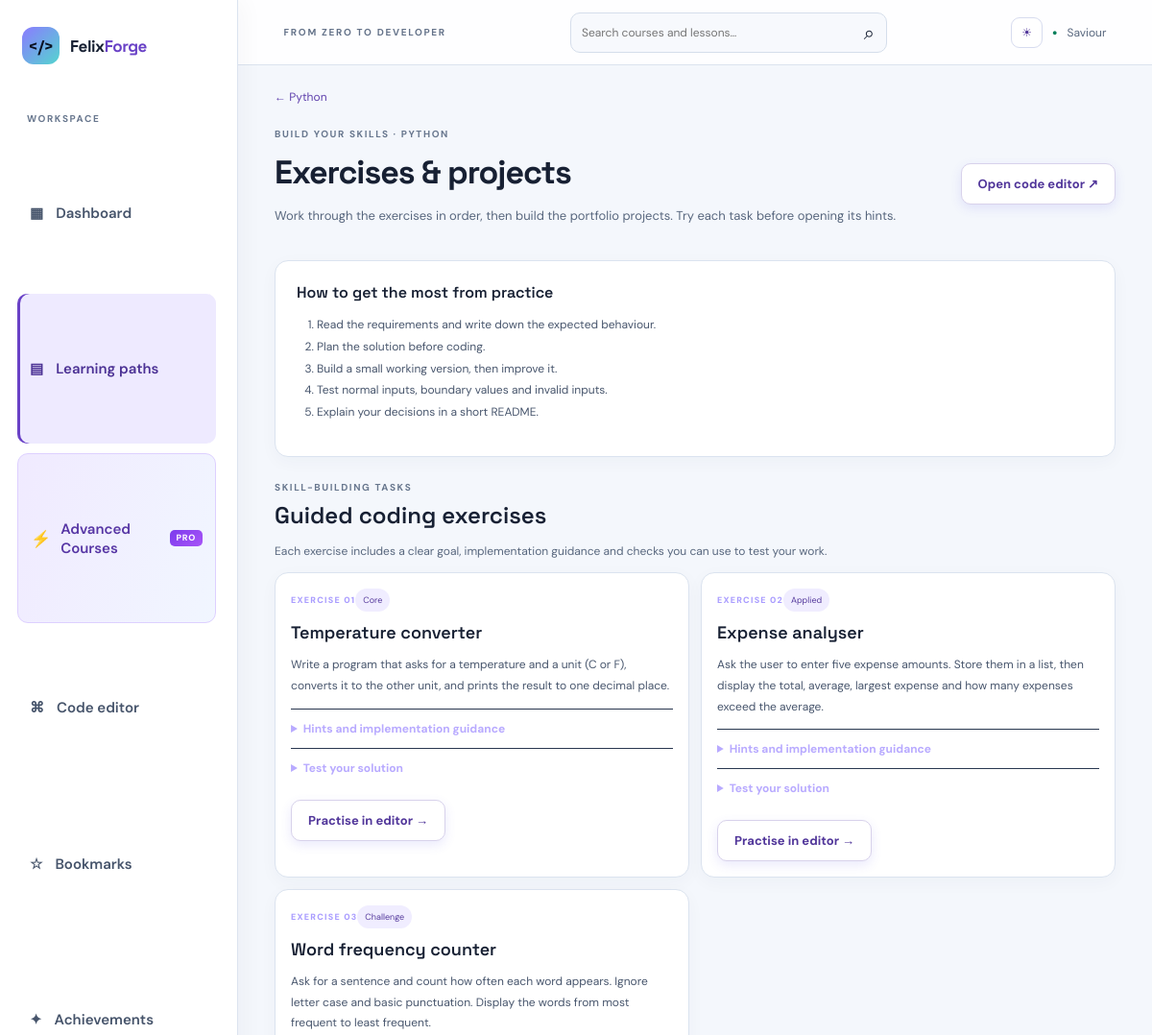
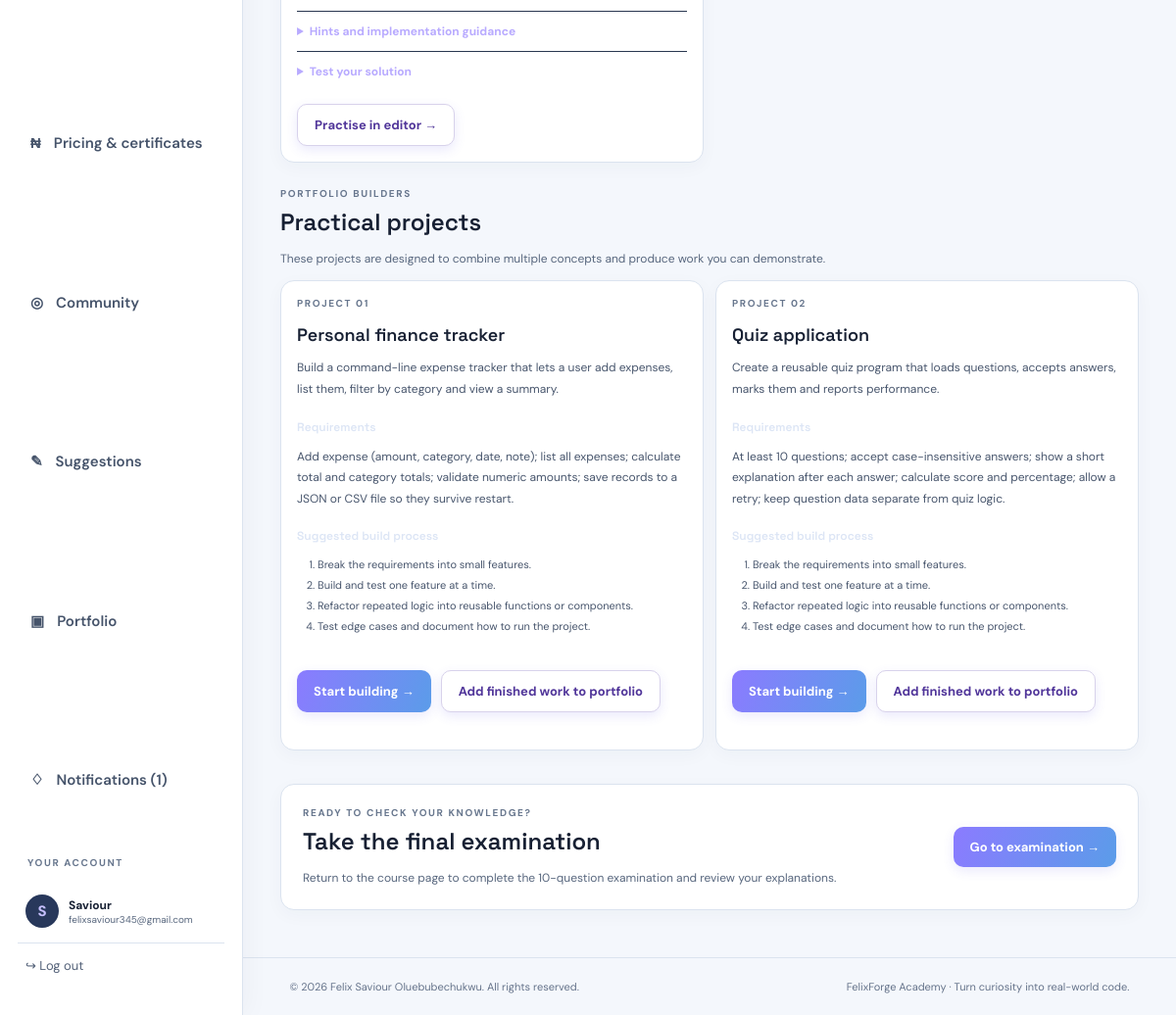
The page /courses/python/practice (signed in) on the database its author committed (2 pictures, top to bottom).
### app.py (models this page shows, shortened)
class User(UserMixin, db.Model):
    id = db.Column(db.Integer, primary_key=True)
    username = db.Column(db.String(32), unique=True, nullable=False)
    email = db.Column(db.String(254), unique=True, nullable=False)
    password_hash = db.Column(db.String(255), nullable=False)
    created_at = db.Column(db.DateTime, default=datetime.utcnow)
    projects = db.relationship('Project', backref='owner', cascade='all, delete-orphan')
    progress = db.relationship('Progress', backref='learner', cascade='all, delete-orphan')
    quiz_results = db.relationship('QuizResult', back_populates='learner', cascade='all, delete-orphan')

class Course(db.Model):
    id = db.Column(db.Integer, primary_key=True)
    slug = db.Column(db.String(40), unique=True, nullable=False)
    title = db.Column(db.String(80), nullable=False)
    level = db.Column(db.String(30), default='Beginner')
    description = db.Column(db.Text, default='')
    language = db.Column(db.String(30), nullable=False)
    access_level = db.Column(db.String(20), nullable=False, default='free')
    lessons = db.relationship('Lesson', backref='course', cascade='all, delete-orphan', order_by='Lesson.position')

### app.py (the view)
@app.route('/courses/<slug>/practice')
@login_required
def course_practice(slug):
    course=Course.query.filter_by(slug=slug).first_or_404()
    enforce_course_access(course)
    content=PRACTICE.get(slug, {'exercises': [], 'projects': []})
    return render_template('practice.html', course=course, exercises=content['exercises'], projects=content['projects'])

### app.py (called while the page is built)
@login_manager.user_loader
def load_user(user_id): return db.session.get(User, int(user_id))

def course_is_premium(course):
    return getattr(course, 'access_level', 'free') == 'premium'

def enforce_course_access(course):
    if course_is_premium(course) and not can_access_advanced_courses():
        abort(403)

@app.before_request
def record_daily_activity():
    if current_user.is_authenticated and request.endpoint not in {'static', 'logout'}:
        today = datetime.utcnow().date()
        activity = UserActivity.query.filter_by(user_id=current_user.id, activity_date=today).first()
        if activity is None:
            db.session.add(UserActivity(user_id=current_user.id, activity_date=today, last_seen_at=datetime.utcnow()))
        try:
            db.session.commit()
        except Exception:
            db.session.rollback()
            app.logger.exception('Could not record learner activity')

### templates/practice.html (shortened to what this page needs)
{% extends 'base.html' %}
{% block content %}
<a class="back-link" href="{{ url_for('course_detail',slug=course.slug) }}">← {{ course.title }}</a>
<div class="page-heading practice-heading"><div><div class="eyebrow">BUILD YOUR SKILLS · {{ course.language|upper }}</div><h1>Exercises & projects</h1><p>Work through the exercises in order, then build the portfolio projects. Try each task before opening its hints.</p></div><a class="button button-ghost" href="{{ url_for('editor') }}">Open code editor ↗</a></div>
<section class="practice-intro"><b>How to get the most from practice</b><ol><li>Read the requirements and write down the expected behaviour.</li><li>Plan the solution before coding.</li><li>Build a small working version, then improve it.</li><li>Test normal inputs, boundary values and invalid inputs.</li><li>Explain your decisions in a short README.</li></ol></section>
<div class="practice-section-title"><div class="eyebrow">SKILL-BUILDING TASKS</div><h2>Guided coding exercises</h2><p>Each exercise includes a clear goal, implementation guidance and checks you can use to test your work.</p></div>
<div class="practice-grid">
{% for item in exercises %}
<article class="practice-card"><div class="practice-card-top"><span class="practice-number">EXERCISE {{ '%02d'|format(loop.index) }}</span><span class="level-tag">{{ 'Core' if loop.index == 1 else ('Applied' if loop.index == 2 else 'Challenge') }}</span></div><h3>{{ item[0] }}</h3><p>{{ item[1] }}</p><details><summary>Hints and implementation guidance</summary><p>{{ item[2] }}</p></details><details><summary>Test your solution</summary><p>{{ item[3] }}</p></details><a class="button button-ghost" href="{{ url_for('editor') }}">Practise in editor →</a></article>
{% endfor %}
</div>
<div class="practice-section-title"><div class="eyebrow">PORTFOLIO BUILDERS</div><h2>Practical projects</h2><p>These projects are designed to combine multiple concepts and produce work you can demonstrate.</p></div>
<div class="project-brief-grid">
{% for project in projects %}
<article class="project-brief"><div class="eyebrow">PROJECT {{ '%02d'|format(loop.index) }}</div><h3>{{ project[0] }}</h3><p>{{ project[1] }}</p><h4>Requirements</h4><p>{{ project[2] }}</p><h4>Suggested build process</h4><ol><li>Break the requirements into small features.</li><li>Build and test one feature at a time.</li><li>Refactor repeated logic into reusable functions or components.</li><li>Test edge cases and document how to run the project.</li></ol><div class="practice-actions"><a class="button" href="{{ url_for('editor') }}">Start building →</a><a class="button button-ghost" href="{{ url_for('submit_project',slug=course.slug) }}">Add finished work to portfolio</a></div></article>
{% endfor %}
</div>
<section class="exam-callout"><div><div class="eyebrow">READY TO CHECK YOUR KNOWLEDGE?</div><h2>Take the final examination</h2><p>Return to the course page to complete the 10-question examination and review your explanations.</p></div><a class="button" href="{{ url_for('course_detail',slug=course.slug) }}#course-exam">Go to examination →</a></section>
{% endblock %}

### templates/base.html (shortened to what this page needs)
<!doctype html>
<html lang="en">
<head>
<link rel="stylesheet" href="{{ url_for('static',filename='style.css') }}">
</head>
<body>
<div class="shell">
<aside class="sidebar">
<a class="brand" href="{{ url_for('home') }}"><span class="brand-mark">&lt;/&gt;</span><span>Felix<span class="brand-muted">Forge</span></span></a>
<div class="side-label">WORKSPACE</div>
<nav>
<a href="{{ url_for('dashboard') }}" class="nav-link {% if request.endpoint=='dashboard' %}active{% endif %}">▦ <span>Dashboard</span></a>
<a href="{{ url_for('courses') }}" class="nav-link {% if request.endpoint=='courses' or (request.endpoint in ['course_detail','lesson_detail','course_practice'] and not advanced_nav_active) %}active{% endif %}">▤ <span>Learning paths</span></a>
<a href="{{ url_for('advanced_courses') }}" class="nav-link advanced-nav-link {% if advanced_nav_active %}active{% endif %}"><strong class="advanced-icon">⚡</strong><span>Advanced Courses</span><span class="advanced-badge">PRO</span></a>
<a href="{{ url_for('editor') }}" class="nav-link {% if request.endpoint=='editor' %}active{% endif %}">⌘ <span>Code editor</span></a>
<a href="{{ url_for('bookmarks') }}" class="nav-link">☆ <span>Bookmarks</span></a>
<a href="{{ url_for('achievements') }}" class="nav-link">✦ <span>Achievements</span></a>
<a href="{{ url_for('monetization_plan') }}" class="nav-link {% if request.endpoint=='monetization_plan' %}active{% endif %}">₦ <span>Pricing & certificates</span></a>
<a href="{{ url_for('community') }}" class="nav-link">◎ <span>Community</span></a>
<a href="{{ url_for('suggestions') }}" class="nav-link {% if request.endpoint=='suggestions' %}active{% endif %}">✎ <span>Suggestions</span></a>
<a href="{{ url_for('portfolio') }}" class="nav-link">▣ <span>Portfolio</span></a>
<a href="{{ url_for('notifications') }}" class="nav-link">♢ <span>Notifications{% if unread_notifications %} ({{ unread_notifications }}){% endif %}</span></a>
</nav>
<div class="side-bottom"><div class="side-label">YOUR ACCOUNT</div>
<div class="user-mini"><div class="avatar">{{ (current_user.username[0] if current_user.is_authenticated else 'F')|upper }}</div><div><b>{{ current_user.username if current_user.is_authenticated else 'Guest learner' }}</b><small>{{ current_user.email if current_user.is_authenticated else 'Start learning today' }}</small></div></div>
{% if current_user.is_authenticated %}<form method="post" action="{{ url_for('logout') }}"><input type="hidden" name="csrf_token" value="{{ csrf_token() }}"><button class="logout-link">↪ Log out</button></form>{% else %}<a class="logout-link" href="{{ url_for('login') }}">↪ Log in</a>{% endif %}
</div>
</aside>
<main class="main">
<header class="topbar"><div class="mobile-brand">&lt;/&gt; FelixForge Academy</div><div class="crumb">FROM ZERO TO DEVELOPER</div>
<form class="global-search" action="{{ url_for('search') }}" method="get"><input name="q" type="search" placeholder="Search courses and lessons…" aria-label="Search courses and lessons"><button aria-label="Search">⌕</button></form>
<div class="top-actions"><button type="button" class="theme-toggle" id="themeToggle" aria-label="Toggle colour theme" aria-pressed="false">◐</button>
{% if current_user.is_authenticated %}<span class="online-dot">●</span><span class="top-user"><a href="{{ url_for('profile') }}">{{ current_user.username }}</a></span>{% else %}<a class="button button-small" href="{{ url_for('login') }}">Log in</a>{% endif %}</div>
</header>
<section class="page">{% block content %}{% endblock %}</section>
<footer>© {{ year }} Felix Saviour Oluebubechukwu. All rights reserved. <span>FelixForge Academy · Turn curiosity into real-world code.</span></footer>
</main></div>
</body></html>

### rows shown on the page
User: username "S", username "Saviour", email "felixsaviour345@gmail.com"
Course: title "Python", language "PYTHON"

### other values the page prints
{{ unread_notifications }} "1"
{{ '%02d'|format(loop.index) }} "01" "02" "03"
{{ item[0] }} "Temperature converter" "Expense analyser" "Word frequency counter"
{{ item[1] }} "Write a program that asks for a temperature and a unit (C or F), converts it to the other unit, and prints the result to one decimal place." "Ask the user to enter five expense amounts. Store them in a list, then display the total, average, largest expense and how many expenses exceed the average." "Ask for a sentence and count how often each word appears. Ignore letter case and basic punctuation. Display the words from most frequent to least frequent."
{{ '%02d'|format(loop.index) }} "01" "02"
{{ project[0] }} "Personal finance tracker" "Quiz application"
{{ project[1] }} "Build a command-line expense tracker that lets a user add expenses, list them, filter by category and view a summary." "Create a reusable quiz program that loads questions, accepts answers, marks them and reports performance."
{{ project[2] }} "Add expense (amount, category, date, note); list all expenses; calculate total and category totals; validate numeric amounts; save records to a JSON or CSV file so they survive restart." "At least 10 questions; accept case-insensitive answers; show a short explanation after each answer; calculate score and percentage; allow a retry; keep question data separate from quiz logic."
